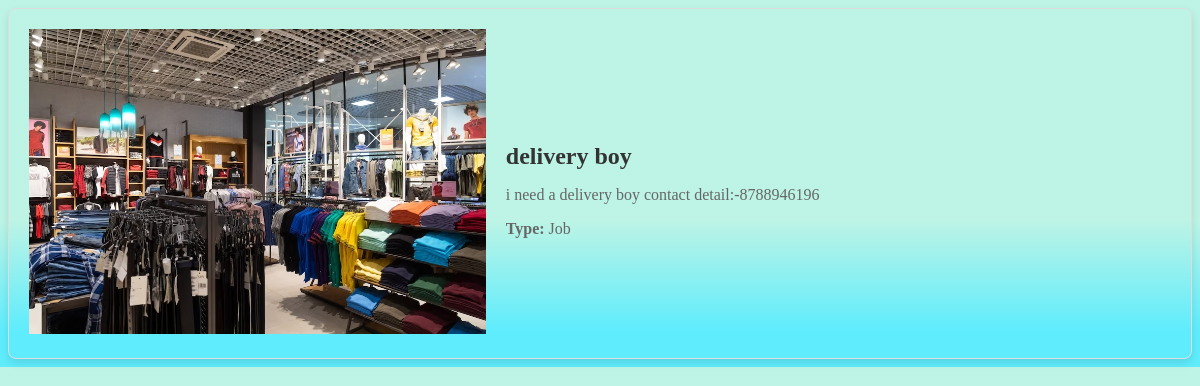
The page /fetch_posts.php?type=Job on the database its author committed.
### tables this page shows
CREATE TABLE IF NOT EXISTS `posts` (
  `id` int NOT NULL AUTO_INCREMENT,
  `title` varchar(255) NOT NULL,
  `description` text NOT NULL,
  `type` varchar(50) NOT NULL,
  `image` varchar(255) DEFAULT NULL,
  `user_id` int DEFAULT NULL,
  PRIMARY KEY (`id`)
);

### fetch_posts.php (the view, shortened to what this page needs)
<?php
require 'db.php';
$type = $_GET['type'] ?? '';
$query = 'SELECT * FROM posts';
if ($type) {
    $query .= ' WHERE type = ?';
    $stmt = $conn->prepare($query);
    $stmt->bind_param('s', $type);
} else {
    $stmt = $conn->prepare($query);
}
$stmt->execute();
$result = $stmt->get_result();
?>
<!DOCTYPE html>
<html lang="en">
<head>
    <link rel="stylesheet" href="posts.css">
</head>
<body>
<div class="posts">
<?php
while ($row = $result->fetch_assoc()) {
    echo '<div class="post">';
    echo '<div class="post-left">';
    if ($row['image']) {
        echo '<img src="uploads/' . htmlspecialchars($row['image']) . '" alt="Post Image" />';
    }
    echo '</div>';
    echo '<div class="post-right">';
    echo '<h3>' . htmlspecialchars($row['title']) . '</h3>';
    echo '<p>' . htmlspecialchars($row['description']) . '</p>';
    echo '<p><strong>Type:</strong> ' . htmlspecialchars($row['type']) . '</p>';
    echo '</div>';
    echo '</div>';
}
?>
</div>
</body>
</html>

### posts.css (style rules this page uses)
.posts { display: flex; flex-direction: column; gap: 20px; }
.post { display: flex; align-items: center; justify-content: space-between; padding: 20px; border: 1px solid #ddd; border-radius: 8px; box-shadow: 0 4px 8px rgba(0, 0, 0, 0.1); transition: transform 0.3s ease-in-out; }
.post-left { flex: 0 0 40%; max-width: 40%; overflow: hidden; position: relative; }
.post-left img { width: 100%; height: auto; object-fit: cover; transition: transform 0.3s ease-in-out; }
.post-right { flex: 1; padding-left: 20px; }
.post-right h3 { font-size: 1.5rem; margin-bottom: 10px; color: #333; }
.post-right p { font-size: 1rem; margin-bottom: 10px; color: #666; }
body { background: linear-gradient(0deg,rgba(58, 232, 252, 0.81) 10%,rgba(174, 241, 223, 0.81) 40%); }

### rows shown on the page
posts: image (picture), title "delivery boy", description "i need a delivery boy contact detail:-8788946196", type "Job"
